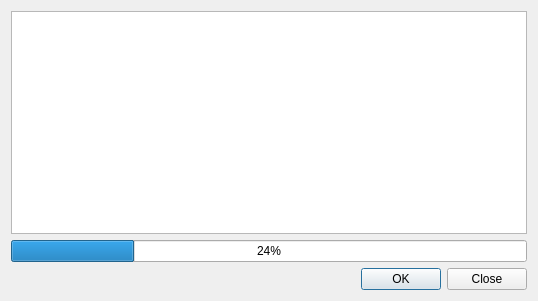
<?xml version="1.0" encoding="UTF-8"?>
<ui version="4.0">
 <class>ShowUpdateDialog</class>
 <widget class="QDialog" name="ShowUpdateDialog">
  <property name="geometry">
   <rect>
    <x>0</x>
    <y>0</y>
    <width>538</width>
    <height>301</height>
   </rect>
  </property>
  <property name="windowTitle">
   <string>Data Import</string>
  </property>
  <layout class="QVBoxLayout" name="verticalLayout">
   <item>
    <widget class="QTableView" name="showfiles"/>
   </item>
   <item>
    <widget class="QProgressBar" name="progressBar">
     <property name="value">
      <number>24</number>
     </property>
    </widget>
   </item>
   <item>
    <widget class="QDialogButtonBox" name="buttonBox">
     <property name="standardButtons">
      <set>QDialogButtonBox::Close|QDialogButtonBox::Ok</set>
     </property>
    </widget>
   </item>
  </layout>
 </widget>
 <resources/>
 <connections/>
</ui>
